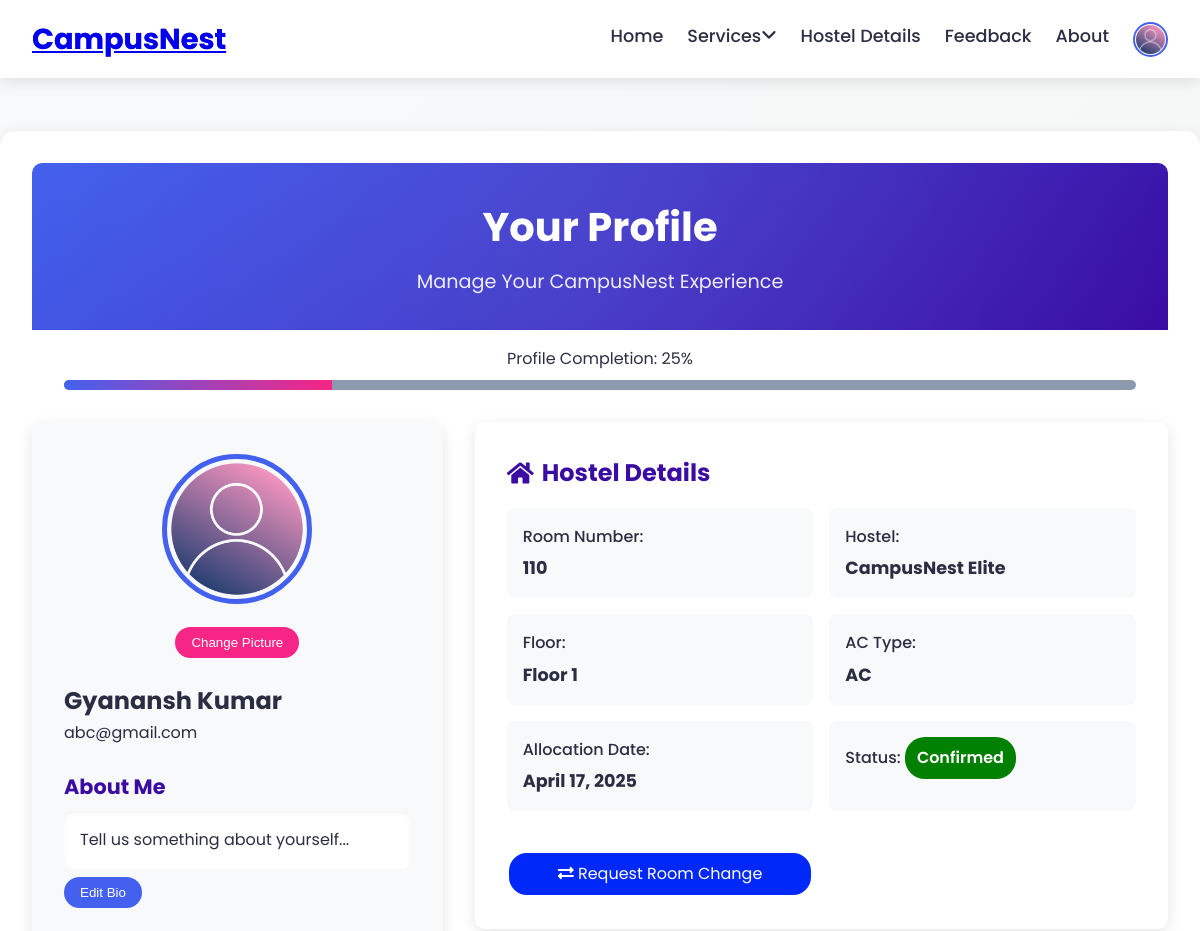
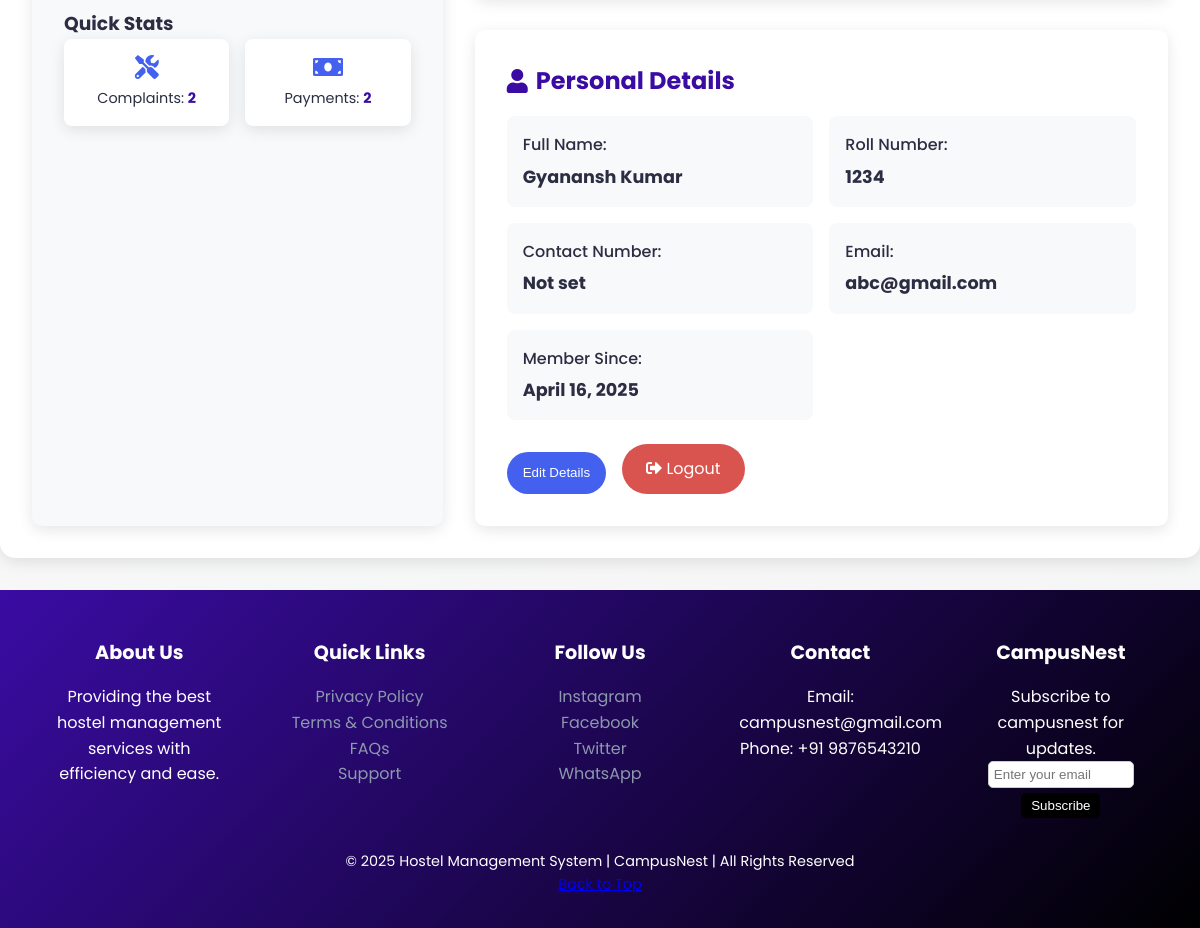
Screenshot of /profile/ (signed in) with the database file from the repository (2 pictures, top to bottom).
### Hostels/models.py (models this page shows, shortened)
class CustomUser(AbstractUser):
    username = None  # Remove username field
    email = models.EmailField(unique=True)
    roll_number = models.CharField(max_length=20, blank=True, null=True,unique=True)  # Optional field
    USERNAME_FIELD = 'email'
    REQUIRED_FIELDS = ['first_name', 'last_name','roll_number']  # roll_number is optional
    objects = CustomUserManager()

class StudentProfile(models.Model):
    user = models.OneToOneField(CustomUser, on_delete=models.CASCADE, related_name='student_profile')
    contact_number = models.CharField(max_length=15, blank=True)
    profile_picture = models.ImageField(upload_to='profile_pics/', blank=True)
    bio = models.TextField(blank=True)

class Allocation(models.Model):
    STATUS_CHOICES = (
        ('pending', 'Pending'),
        ('confirmed', 'Confirmed'),
        ('rejected', 'Rejected'),
    )
    user = models.ForeignKey(CustomUser, on_delete=models.CASCADE, related_name='allocations')
    room = models.ForeignKey(Room, on_delete=models.CASCADE, related_name='allocations')
    allocation_date = models.DateTimeField(auto_now_add=True)
    status = models.CharField(max_length=10, choices=STATUS_CHOICES, default='pending')
    created_at = models.DateTimeField(auto_now_add=True)
    updated_at = models.DateTimeField(auto_now=True)
    class Meta:
        constraints = [
            models.UniqueConstraint(
                fields=['user'],
                condition=models.Q(status__in=['pending', 'confirmed']),
                name='unique_active_allocation_per_user'
            )
        ]

class Room(models.Model):
    ROOM_TYPES = (
        ('four', '4-Sharing'),
        ('double', 'Double Sharing'),
        ('single', 'Single Seater')
    )
    AC_TYPES = (
        ('ac', 'AC'),
        ('non_ac', 'Non-AC'),
    )
    hostel = models.ForeignKey(Hostel, on_delete=models.CASCADE, related_name='rooms')
    floor = models.PositiveIntegerField()
    room_number = models.CharField(max_length=10)
    room_type = models.CharField(max_length=10, choices=ROOM_TYPES)
    ac_type = models.CharField(max_length=10, choices=AC_TYPES)
    total_beds = models.PositiveIntegerField()
    occupied_beds = models.PositiveIntegerField(default=0)
    price = models.DecimalField(max_digits=10, decimal_places=2)
    amenities = models.TextField()
    class Meta:
        constraints = [
            models.UniqueConstraint(
                fields=['hostel', 'room_number'],
                name='unique_room_per_hostel'
            )
        ]

class Hostel(models.Model):
    name = models.CharField(max_length=100)
    total_floors = models.PositiveIntegerField()
    main_image = models.ImageField(upload_to='hostels/')
    features = models.TextField(help_text="Comma-separated list of features")

### Hostels/views.py (the view)
# urls.py: path('profile/', views.profiles, name='profiles'),
def profiles(request):
    allocation = request.user.allocations.filter(models.Q(status='confirmed') | models.Q(status='pending')).order_by('-allocation_date').first()
    student_profile = getattr(request.user, 'student_profile', None)
    profile_completion = calculate_profile_completion(request.user, student_profile)
    stats = {
        'bookings': request.user.allocations.count(),
        'complaints': request.user.complaintmaintenance_set.count(),  # Fixed
        'payments': request.user.payments.count(),
    }
    form = ProfileUpdateForm(instance=student_profile)
    return render(request, 'Rooms_profile.html', {
        'form': form,
        'student_profile': student_profile,
        'allocation': allocation,
        'profile_completion': profile_completion,
        'stats': stats,
    })

### Hostels/forms.py
class ProfileUpdateForm(forms.ModelForm):
    class Meta:
        model = StudentProfile
        fields = ['contact_number', 'profile_picture', 'bio']

### Hostels/views.py (called while the page is built)
def calculate_profile_completion(user, profile):
    fields = [
        user.get_full_name(),
        profile.bio if profile else None,
        profile.contact_number if profile else None,
        profile.profile_picture if profile else None,
    ]
    filled = sum(1 for field in fields if field)
    return (filled / len(fields)) * 100

### Hostels/templates/Rooms_profile.html (shortened to what this page needs)
{% extends 'Rooms_base.html' %}
{% load static %}
{% block content %}
<link rel="stylesheet" href="{% static 'css/Rooms_profile.css' %}">
<div class="profile-container">
    <header class="profile-header">
        <h1>Your Profile</h1>
        <p class="header-tagline">Manage Your CampusNest Experience</p>
    </header>
    <div class="profile-progress">
        <p>Profile Completion: <span id="progress-percent">{{ profile_completion|floatformat:0 }}%</span></p>
        <div class="progress-bar">
            <div class="progress-fill" style="width: {{ profile_completion|floatformat:0 }}%;"></div>
        </div>
    </div>
    <div class="profile-content">
        <aside class="profile-sidebar">
            <div class="profile-picture-container">
                <img src="{% if student_profile.profile_picture %}{{ student_profile.profile_picture.url }}{% else %}{% static 'images/profile.png' %}{% endif %}"
                alt="Profile Picture" class="profile-pic" id="profile-pic-display">
                <form id="profile-picture-form" method="post" enctype="multipart/form-data" action="{% url 'update_profile_pic' %}">
                    <button type="button" class="btn edit" onclick="document.getElementById('profile-picture-upload').click()">Change Picture</button>
                </form>
            </div>
            <h2>{{ user.get_full_name|default:user.email }}</h2>
            <p class="user-email">{{ user.email }}</p>
            <div class="about-me">
                <h3>About Me</h3>
                <p id="about-me-text">{{ student_profile.bio|default:"Tell us something about yourself..." }}</p>
                <button class="edit-btn" id="edit-bio-btn">Edit Bio</button>
            </div>
            <div class="quick-stats">
                <h3>Quick Stats</h3>
                <div class="stats-grid">
                    <div class="stat-item">
                        <i class="fas fa-tools"></i>
                        <p>Complaints: <strong>{{ stats.complaints|default:0 }}</strong></p>
                    </div>
                    <div class="stat-item">
                        <i class="fas fa-money-bill"></i>
                        <p>Payments: <strong>{{ stats.payments|default:0 }}</strong></p>
                    </div>
                </div>
            </div>
        </aside>
        <main class="profile-main">
<div class="profile-section card">
    <h2><i class="fas fa-home"></i> Hostel Details</h2>
    {% if allocation %}
        <div class="details-grid">
            <div class="detail-item">
                <span>Room Number:</span>
                <strong>{{ allocation.room.room_number }}</strong>
            </div>
            <div class="detail-item">
                <span>Hostel:</span>
                <strong>{{ allocation.room.hostel.name }}</strong>
            </div>
            <div class="detail-item">
                <span>Floor:</span>
                <strong>Floor {{ allocation.room.floor }}</strong>
            </div>
            <div class="detail-item">
                <span>AC Type:</span>
                <strong>{{ allocation.room.get_ac_type_display }}</strong>
            </div>
            <div class="detail-item">
                <span>Allocation Date:</span>
                <strong>{{ allocation.allocation_date|date:"F d, Y" }}</strong>
            </div>
            <div class="detail-item status-display">
                <span>Status:</span>
                <div class="status-indicator status-{{ allocation.status }}">
                    {{ allocation.get_status_display }}
                </div>
            </div>
            <div class="action-buttons">
                {% if allocation.status == 'confirmed' %}
                    <a href="{% url 'room_change_request' %}" class="btn btn-primary">
                        <i class="fas fa-exchange-alt"></i> Request Room Change
                    </a>
                {% elif allocation.status == 'pending' %}
                    <a class="btn payment-btn" href="{% url 'payment' %}">
                        <i class="fas fa-credit-card"></i> Complete Payment
                    </a>
                {% endif %}
            </div>
        </div>
    {% endif %}
</div>
            <div class="profile-section card">
                <h2><i class="fas fa-user"></i> Personal Details</h2>
                <div class="details-grid">
                    <div class="detail-item">
                        <span>Full Name:</span>
                        <strong>{{ user.get_full_name|default:"Not set" }}</strong>
                    </div>
                    <div class="detail-item">
                        <span>Roll Number:</span>
                        <strong>{{ user.roll_number|default:"Not set" }}</strong>
                    </div>
                    <div class="detail-item">
                        <span>Contact Number:</span>
                        <strong>{{ student_profile.contact_number|default:"Not set" }}</strong>
                    </div>
                    <div class="detail-item">
                        <span>Email:</span>
                        <strong>{{ user.email }}</strong>
                    </div>
                    <div class="detail-item">
                        <span>Member Since:</span>
                        <strong>{{ user.date_joined|date:"F d, Y" }}</strong>
                    </div>
                </div>
                <div class="profile-actions">
                    <button class="edit-btn" id="edit-details-btn">Edit Details</button>
                    <a class="btn logout-btn" href="{% url 'logout' %}"
                       onclick="return confirm('Are you sure you want to logout?');">
                        <i class="fas fa-sign-out-alt"></i> Logout
                    </a>
                </div>
            </div>
        </main>
    </div>
</div>
{% endblock %}

### Hostels/static/css/Rooms_base.css (style rules this page uses)
:root { --primary: #4361ee; --secondary: #3a0ca3; --accent: #f72585; --success: #4CAF50; --warning: #FFD700; --danger: #d9534f; --text-dark: #2b2d42; --text-light: #8d99ae; --white: #ffffff; --light-bg: #f8f9fa; --shadow: 0 4px 15px rgba(0, 0, 0, 0.1); --shadow-hover: 0 8px 25px rgba(0, 0, 0, 0.2); --transition: all 0.3s ease; }
* { margin: 0; padding: 0; box-sizing: border-box; }
body { font-family: 'Poppins', sans-serif; background: linear-gradient(135deg, var(--light-bg), #f5f5f5); color: var(--text-dark); line-height: 1.6; }
h1, h2, h3, h4, h5 { font-weight: 700; }

### rows the page displays
CustomUser: get_full_name "Gyanansh Kumar", email "abc@gmail.com", roll_number "1234", date_joined "April 16, 2025"
StudentProfile: bio "Tell us something about yourself...", contact_number "Not set"
Allocation: room.room_number "110", room.hostel.name "CampusNest Elite", room.floor "1", room.ac_type "AC", allocation_date "April 17, 2025", status "Confirmed"

### other values shown
{{ profile_completion|floatformat:0 }} "25"
{{ stats.complaints|default:0 }} "2"
{{ stats.payments|default:0 }} "2"
